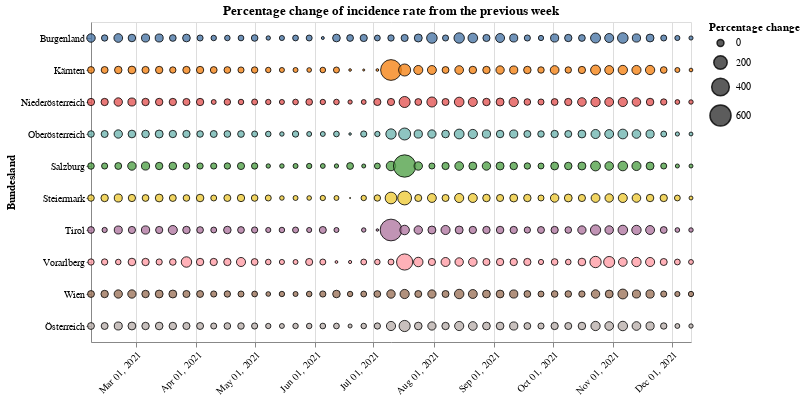

The notebook cell this image was saved under:
### Code cell
#collapse
source = saturdays_data.query("Time >= '2021-01-31'")
alt.Chart(source).mark_circle(
    opacity=0.8,
    stroke='black',
    strokeWidth=1
).encode(
    alt.X('yearmonthdate(Time):T', axis=alt.Axis(title='', labelAngle=-45)),
    alt.Y('Bundesland:N'),
    alt.Size('rate_change:Q',
            scale=alt.Scale(range=[0, 500]),
            legend=alt.Legend(title='Percentage change')
    ),
    alt.Color('Bundesland:N', legend=None),
    tooltip=['Time', 'rate_change']
).properties(
    width=600,
    height=320,
    title='Percentage change of incidence rate from the previous week'
)

### Figure 1 — Vega-Lite specification as saved in the notebook (floating-point values rounded to 4 significant figures; data arrays with more than 128 entries replaced by an {"elided": "..."} marker saying what was removed)
{"config": {"view": {"continuousWidth": 400, "continuousHeight": 300}}, "data": {"name": "data-b63cfeed9c0dfcd08880d76632cd5dfe"}, "mark": {"type": "circle", "opacity": 0.8, "stroke": "black", "strokeWidth": 1}, "encoding": {"color": {"type": "nominal", "field": "Bundesland", "legend": null}, "size": {"type": "quantitative", "field": "rate_change", "legend": {"title": "Percentage change"}, "scale": {"range": [0, 500]}}, "tooltip": [{"type": "temporal", "field": "Time"}, {"type": "quantitative", "field": "rate_change"}], "x": {"type": "temporal", "axis": {"labelAngle": -45, "title": ""}, "field": "Time", "timeUnit": "yearmonthdate"}, "y": {"type": "nominal", "field": "Bundesland"}}, "height": 320, "title": "Percentage change of incidence rate from the previous week", "width": 600, "$schema": "https://vega.github.io/schema/vega-lite/v4.8.1.json", "datasets": {"data-b63cfeed9c0dfcd08880d76632cd5dfe": {"elided": "450 records"}}}
